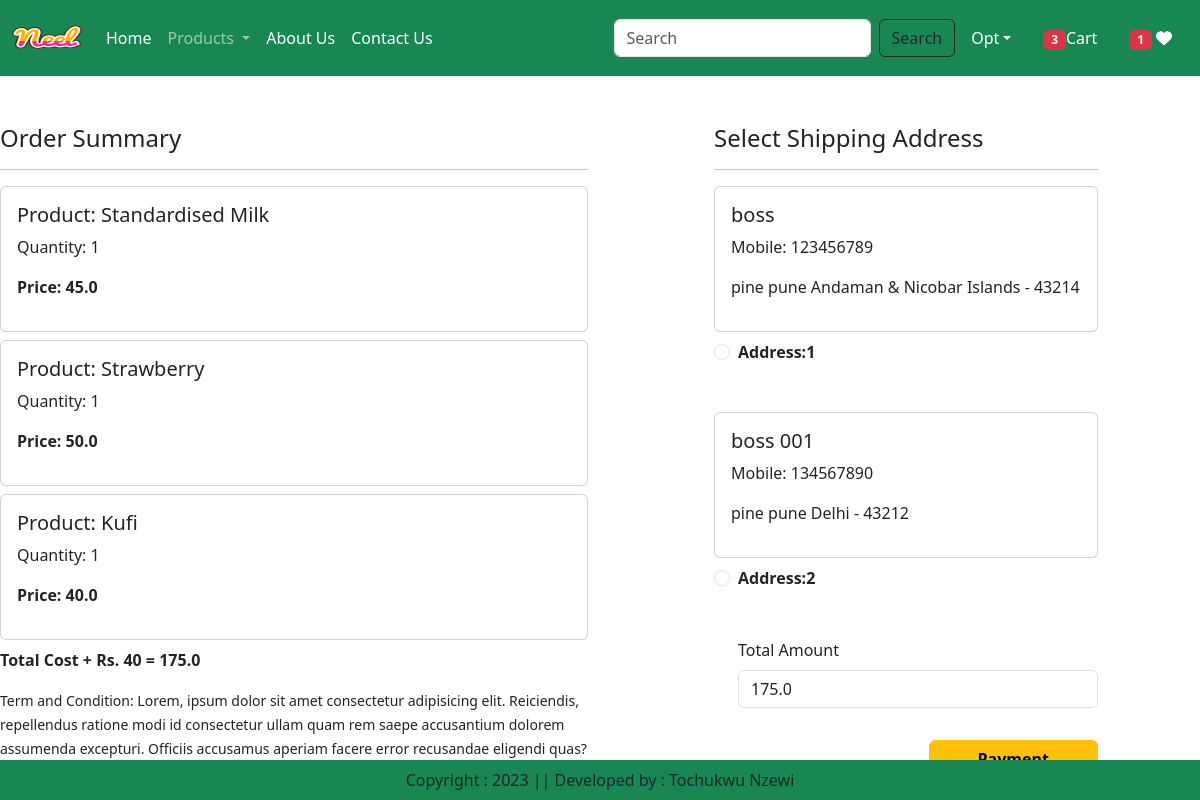
Screenshot of /checkout/ (signed in) with the database file from the repository.
### app/models.py (models this page shows, shortened)
class Cart(models.Model):
    user = models.ForeignKey(User,on_delete=models.CASCADE)
    product = models.ForeignKey(Product,on_delete=models.CASCADE)
    quantity = models.PositiveIntegerField(default=1)

class Product(models.Model):
    title = models.CharField(max_length=100)
    selling_price = models.FloatField()
    discounted_price = models.FloatField()
    description = models.TextField(default='')
    composition = models.TextField(default='')
    prodapp = models.TextField(default='')
    category = models.CharField(choices=CATEGORY_CHOICES, max_length=2)
    product_image = models.ImageField(upload_to='product')

class Customer(models.Model):
    user = models.ForeignKey(User,on_delete=models.CASCADE)
    name = models.CharField(max_length=200)
    locality = models.CharField(max_length=200)
    city = models.CharField(max_length=50)
    mobile = models.IntegerField(default=0)
    zipcode = models.IntegerField()
    state = models.CharField(choices=STATE_CHOICES,max_length=100)

### app/views.py (the view)
# urls.py: path('checkout/', views.checkout.as_view(), name='checkout'),
@method_decorator(login_required,name='dispatch')
class checkout(View):
    def get(self,request):
        totalitem = 0
        wishitem=0
        if request.user.is_authenticated:
            totalitem = len(Cart.objects.filter(user=request.user))
            wishitem = len(Wishlist.objects.filter(user=request.user))
        user=request.user
        add=Customer.objects.filter(user=user)
        cart_items=Cart.objects.filter(user=user)
        famount = 0
        for p in cart_items:
            value = p.quantity * p.product.discounted_price
            famount = famount + value
        totalamount = famount + 40
        return render(request, 'app/checkout.html',locals())

### app/templates/app/checkout.html (shortened to what this page needs)
{% extends 'app/base.html' %}
{% load static %}
{% block main-content %}
<div class="conatiner">
<div class="row mt-5">
    <div class="col-sm-6">
        <h4>Order Summary</h4>
        <hr>
        {% for item in cart_items %}
          <div class="card mb-2">
              <div class="card-body">
                  <h5>Product: {{item.product.title}}</h5>
                  <p>Quantity: {{item.quantity}}</p>
                  <p class="fw-bold">Price: {{item.product.discounted_price}}</p>
              </div>
          </div>
        {% endfor %}
        <p class="fw-bold">Total Cost + Rs. 40 = {{totalamount}}</p>
        <small>Term and Condition: Lorem, ipsum dolor sit amet consectetur adipisicing elit. Reiciendis, repellendus ratione modi id consectetur ullam quam rem saepe accusantium dolorem assumenda excepturi.
            Officiis accusamus aperiam facere error recusandae eligendi quas?</small>
    </div>
    <div class="col-sm-4 offset-sm-1">
        <h4>Select Shipping Address</h4>
        <hr>
        <form method="post" id="myform">
            {% for ad in add %}
            <div class="card">
                <div class="card-body">
                <h5>{{ad.name}}</h5>
                <p>Mobile: {{ad.mobile}}</p>
                <p>{{ad.locality}} {{ad.city}} {{ad.state}} - {{ad.zipcode}}</p>
                </div>
            </div>
            <div class="form-check mt-2 mb-5">
                <input class="form-check-input" type="radio" name="custid" id="custadd" id="custadd{{forloop.counter}}" value="{{ad.id}}">
                <label class="form-check-label fw-bold" for="custadd{{forloop.counter}}">
                    Address:{{forloop.counter}}
                </label>
            </div>
            {% endfor %}
               <div class="form-check mb-3">
                   <label for="totalamount" class="form-label">Total Amount</label>
                   <input type="number" class="form-control" name="totalamount" value="{{totalamount}}" readonly>
               </div>
               <div class="text-end">
                   <button id="paypal-button1" type="submit" class="btn btn-warning mt-3 px-5 fw-bold">Payment</button>
               </div>
        </form>
    </div>
   </div>
</div>
{% endblock main-content %}

### rows the page displays
Cart: product "Standardised Milk", quantity "1", product.discounted_price "45.0"
Cart: product "Strawberry", quantity "1", product.discounted_price "50.0"
Cart: product "Kufi", quantity "1", product.discounted_price "40.0"
Customer: name "boss", mobile "123456789", locality "pine", city "pune", state "Andaman & Nicobar Islands", zipcode "43214"
Customer: name "boss 001", mobile "134567890", locality "pine", city "pune", state "Delhi", zipcode "43212"

### other values shown
{{ totalitem }} "3"
{{ wishitem }} "1"
{{ totalamount }} "175.0"
